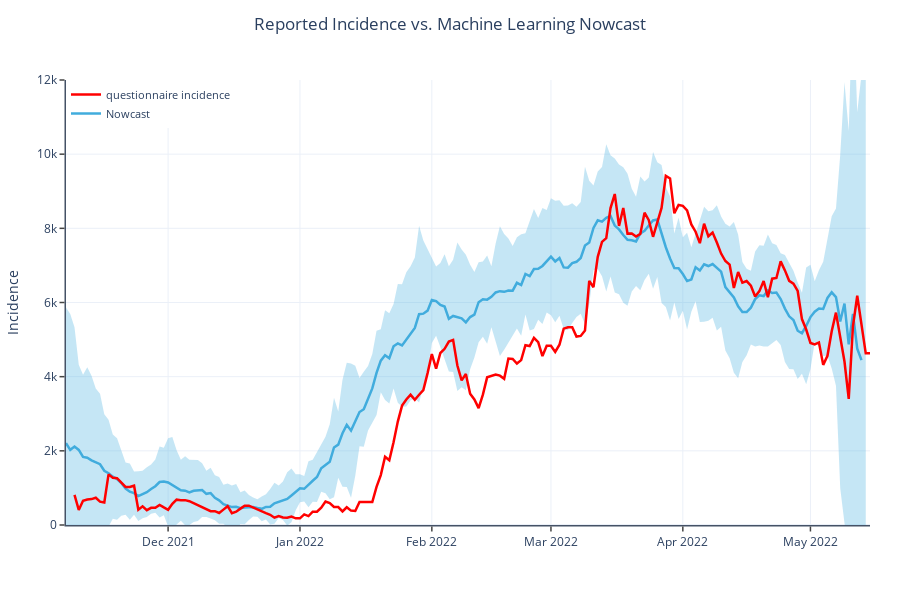

The cell this chart's notebook holds for it:
### Code cell
default_layout = {
    "title": {"y": 0.97, "x": 0.5, "xanchor": "center", "yanchor": "top"},
    "font_size": 12,
    "autosize": True,
    "height": 600,
    "margin": dict(l=60, r=30, b=75, t=80, pad=0),
    "template": "plotly_white",
    "hovermode": "x",
    "legend": {
        "font_size": 11,
        'x': 0,
        'y': 1,
        "itemclick": "toggleothers",
        "itemdoubleclick": "toggle",
        "tracegroupgap": 2,
    },
    "hoverlabel": {"font_color": "white", "namelength": -1},
    "xaxis": {
        "showline": True,
        "linewidth": 1.5,
        "linecolor": "#455266",
        "ticks": "outside",
        "tickwidth": 1.5,
        "rangemode": "nonnegative",
    },
    "yaxis": {
        "showline": True,
        "linewidth": 1.5,
        "linecolor": "#455266",
        "ticks": "outside",
        "tickwidth": 1.5,
        "rangemode": "nonnegative",
        'range': [0, 12_000]
    },
    "showlegend": True,
}

i18n = {
    'de': {
    'booster': 'Mit Auffrischimpfung 18-59 Jahre',
    'base': 'Grundimmunisierte  18-59 Jahre',
    'unvax': 'Ungeimpfte 18-59 Jahre',
    'title': 'Gemeldete Inzidenz vs. Machine Learning Nowcast',
    'y_axis_title': 'Inzidenz',
    'nowcast': 'Nowcast',
    'insecurity': 'Modell Unsicherheit'
    },
    'en': {
    'booster': 'With booster 18-59 years',
    'base': 'Vaccinated  18-59 years',
    'unvax': 'Unvaccinated 18-59 years',
    'title': 'Reported Incidence vs. Machine Learning Nowcast',
    'y_axis_title': 'Incidence',
    'nowcast': 'Nowcast',
    'insecurity': 'Confidence interval'
    }
}

for language, translation in i18n.items():
    fig = go.Figure()

    fig.add_trace(go.Scatter(
        y=predicted_incidence_plot_data['mean'].values[SKIP_DAYS:] + 2 * predicted_incidence_plot_data['std'].values[
                                                                         SKIP_DAYS:],
        x=predicted_incidence_plot_data['date'].values[SKIP_DAYS:],
        showlegend=False,
        legendgroup='nowcast',
        mode='lines',
        marker=dict(color="#444"),
        line=dict(width=0),
        hoverinfo='skip'
    ))
    fig.add_trace(go.Scatter(
        name=translation['insecurity'],
        y=predicted_incidence_plot_data['mean'].values[SKIP_DAYS:] - 2 * predicted_incidence_plot_data['std'].values[
                                                                         SKIP_DAYS:],
        x=predicted_incidence_plot_data['date'].values[SKIP_DAYS:],
        showlegend=False,
        legendgroup='nowcast',
        marker=dict(color="#444"),
        line=dict(width=0),
        mode='lines',
        fillcolor='rgba(65, 172, 221, 0.3)',  #'rgba(68, 68, 68, 0.3)'
        fill='tonexty',
        hoverinfo='skip'
    ))

    fig.add_trace(go.Scatter(
        y=predicted_incidence_plot_data['mean'].values[SKIP_DAYS:-1],
        x=predicted_incidence_plot_data['date'].values[SKIP_DAYS:-1],
        name=translation['nowcast'],
        legendgroup='nowcast',
        mode='lines',
        hovertemplate="%{y:.0f}",
        line=dict(width=2.5,
                  color='#41ACDD'  #455266
                  )))

    fig.add_trace(go.Scatter(
        y=questionnaire_incidence['incidence'].values[:-1],
        x=questionnaire_incidence['date'].values[:-1],
        name='questionnaire incidence',
        legendgroup='nowcast',
        mode='lines',
        hovertemplate="%{y:.0f}",
        line=dict(width=2.5,
                  color='red'  #455266
                  )))
    layout = dict(
        title_text=translation['title'],
        yaxis_title=translation['y_axis_title'],
        hovermode='x unified',
        hoverlabel={'font': {
            'color': 'black',
        }},
    )
    fig.update_layout(default_layout)
    fig.update_layout(layout)
    fig.write_html(f'incidence_nowcast_{language}.html', include_plotlyjs='cdn', full_html=False,
                   config={'responsive': 'true', 'displayModeBar': False})

fig.write_image(f"incidence_nowcast.png")
fig.show()

### Figure 1 — Plotly figure (JSON) as saved in the notebook; plotly's stock layout.template omitted (floating-point values rounded to 4 significant figures; data arrays with more than 128 entries replaced by an {"elided": "..."} marker saying what was removed)
{"data": [{"hoverinfo": "skip", "legendgroup": "nowcast", "line": {"width": 0}, "marker": {"color": "#444"}, "mode": "lines", "showlegend": false, "x": {"elided": "189 str values"}, "y": {"elided": "189 float values"}, "type": "scatter"}, {"fill": "tonexty", "fillcolor": "rgba(65, 172, 221, 0.3)", "hoverinfo": "skip", "legendgroup": "nowcast", "line": {"width": 0}, "marker": {"color": "#444"}, "mode": "lines", "name": "Confidence interval", "showlegend": false, "x": {"elided": "189 str values"}, "y": {"elided": "189 float values"}, "type": "scatter"}, {"hovertemplate": "%{y:.0f}", "legendgroup": "nowcast", "line": {"color": "#41ACDD", "width": 2.5}, "mode": "lines", "name": "Nowcast", "x": {"elided": "188 str values"}, "y": {"elided": "188 float values"}, "type": "scatter"}, {"hovertemplate": "%{y:.0f}", "legendgroup": "nowcast", "line": {"color": "red", "width": 2.5}, "mode": "lines", "name": "questionnaire incidence", "x": {"elided": "187 str values"}, "y": {"elided": "187 float values"}, "type": "scatter"}], "layout": {"title": {"y": 0.97, "x": 0.5, "xanchor": "center", "yanchor": "top", "text": "Reported Incidence vs. Machine Learning Nowcast"}, "font": {"size": 12}, "margin": {"l": 60, "r": 30, "b": 75, "t": 80, "pad": 0}, "legend": {"font": {"size": 11}, "x": 0, "y": 1, "itemclick": "toggleothers", "itemdoubleclick": "toggle", "tracegroupgap": 2}, "hoverlabel": {"font": {"color": "black"}, "namelength": -1}, "xaxis": {"showline": true, "linewidth": 1.5, "linecolor": "#455266", "ticks": "outside", "tickwidth": 1.5, "rangemode": "nonnegative"}, "yaxis": {"showline": true, "linewidth": 1.5, "linecolor": "#455266", "ticks": "outside", "tickwidth": 1.5, "rangemode": "nonnegative", "range": [0, 12000], "title": {"text": "Incidence"}}, "autosize": true, "height": 600, "hovermode": "x unified", "showlegend": true}}
